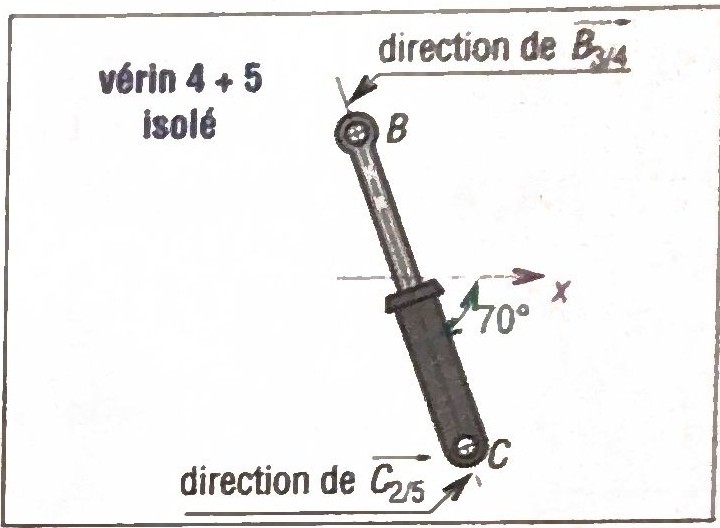
#> input picture src/images/originaux/n3-ep-verin-isole.jpg, 720 x 528 px; its folder holds 2 pictures in this run
$ python preparer-images-echelle.py
#> lines starting #> are read from the running program, lines starting #| are printed output that depends on the picture
### src/echelle_dr.py
#!/usr/bin/env python3
# -*- coding: utf-8 -*-
"""Géométrie du document réponse de l'échelle de pompier (exercice 3.2), partagée par le dessin du DR
(outils/preparer-images-echelle.py) et par l'exercice (src/niveau3.py) : les points du DR et la correction
graphique sont ainsi calculés sur les mêmes cotes que la résolution analytique.

Cotes du livre (repère (A, x, y), en m) : B (2,85 ; 1,65), G3 à 6 m de A en x, droite (BC) à 70° de x.
Le DR est à l'échelle 1 m ↔ 1 cm (80 px du fond par cm) ; la zone de droite reçoit le dynamique.
"""
import math

PX_CM = 80                       # pixels du fond par centimètre du document
W, H = 1340, 1060                # taille du fond (px)
SEP = 800                        # abscisse de la séparation tracé | dynamique
O = (150, 400)                   # position de A sur le fond (px)
ALPHA = math.radians(70)

A = (0.0, 0.0)
B = (2.85, 1.65)
G3 = (6.0, 6.0 * math.tan(math.radians(30)) + 0.7 / math.cos(math.radians(30)))   # milieu de la bande
C = (B[0] + 2.2 * math.cos(ALPHA), B[1] - 2.2 * math.sin(ALPHA))


def px(p):
    """Point en mètres → pixels du fond (y vers le bas)."""
    return (O[0] + PX_CM * p[0], O[1] - PX_CM * p[1])


POINTS = {"A": px(A), "B": px(B), "C": px(C), "G3": px(G3)}

### outils/preparer-images-echelle.py
#!/usr/bin/env python3
# -*- coding: utf-8 -*-
"""Prépare les figures de l'exercice 3.2 (échelle de pompier) tirées du manuel, et dessine son document réponse.

    python3 outils/preparer-images-echelle.py   # seulement si src/images/originaux/n3-ep-* ou src/echelle_dr.py change

Entrées : recadrages des pages du manuel (src/images/originaux/n3-ep-*.jpg).
Sorties : figures blanchies et quantifiées (src/images/n3-ep-*.png) et DR à l'échelle (src/images/n3-echelle-dr.png),
dessiné d'après les cotes de src/echelle_dr.py (Pillow).
"""
import math
import pathlib
import sys

from PIL import Image, ImageDraw, ImageFont

ROOT = pathlib.Path(__file__).resolve().parent.parent
sys.path.insert(0, str(ROOT / "src"))
import echelle_dr as E  # noqa: E402

ORIG = ROOT / "src" / "images" / "originaux"
OUT = ROOT / "src" / "images"
FONT = "/usr/share/fonts/truetype/dejavu/DejaVuSans-Bold.ttf"
FONT_I = "/usr/share/fonts/truetype/dejavu/DejaVuSans.ttf"


def blanchir(im):
    """Ramène le papier gris-bleu du scan au blanc : niveaux par canal entre le noir et la teinte du papier."""
    im = im.convert("RGB")
#> im is the input picture: PIL image 720x528 RGB; mean R, G, B 238.6, 237.8, 237.3
    bandes = []
    for b in im.split():
        h = b.histogram()
        tot, acc, papier = sum(h), 0, 255
        for v in range(256):
            acc += h[v]
            if acc >= 0.80 * tot:
                papier = v
                break
        acc, noir = 0, 0
        for v in range(256):
            acc += h[v]
            if acc >= 0.01 * tot:
                noir = v
                break
        papier = max(papier - 6, noir + 40)
        bandes.append(b.point(lambda x, n=noir, p=papier: max(0, min(255, round((x - n) * 255 / (p - n))))))
#> this loop made 3 passes
#> after the loop, bandes = 3 items
    return Image.merge("RGB", bandes)
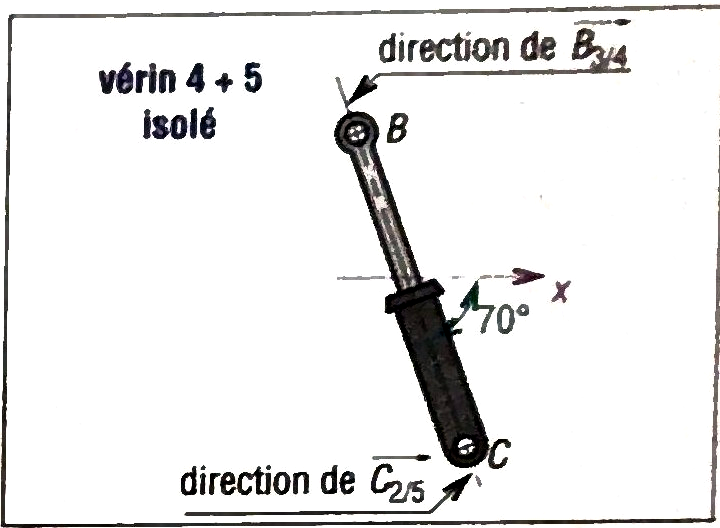
#> returned value: PIL image 720x528 RGB; mean R, G, B 234.1, 233.8, 233.6


def figure(nom, largeur):
    im = blanchir(Image.open(ORIG / f"{nom}.jpg"))
    if im.width > largeur:
        im = im.resize((largeur, round(im.height * largeur / im.width)), Image.LANCZOS)
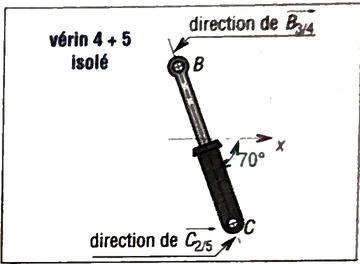
#> im: PIL image 360x264 RGB; mean R, G, B 233.7, 233.4, 233.2
    q = im.quantize(colors=96, method=Image.MEDIANCUT, dither=Image.NONE)
    q.save(OUT / f"{nom}.png", optimize=True)
#> (the run stopped early here; a loop or call above may not have finished)
